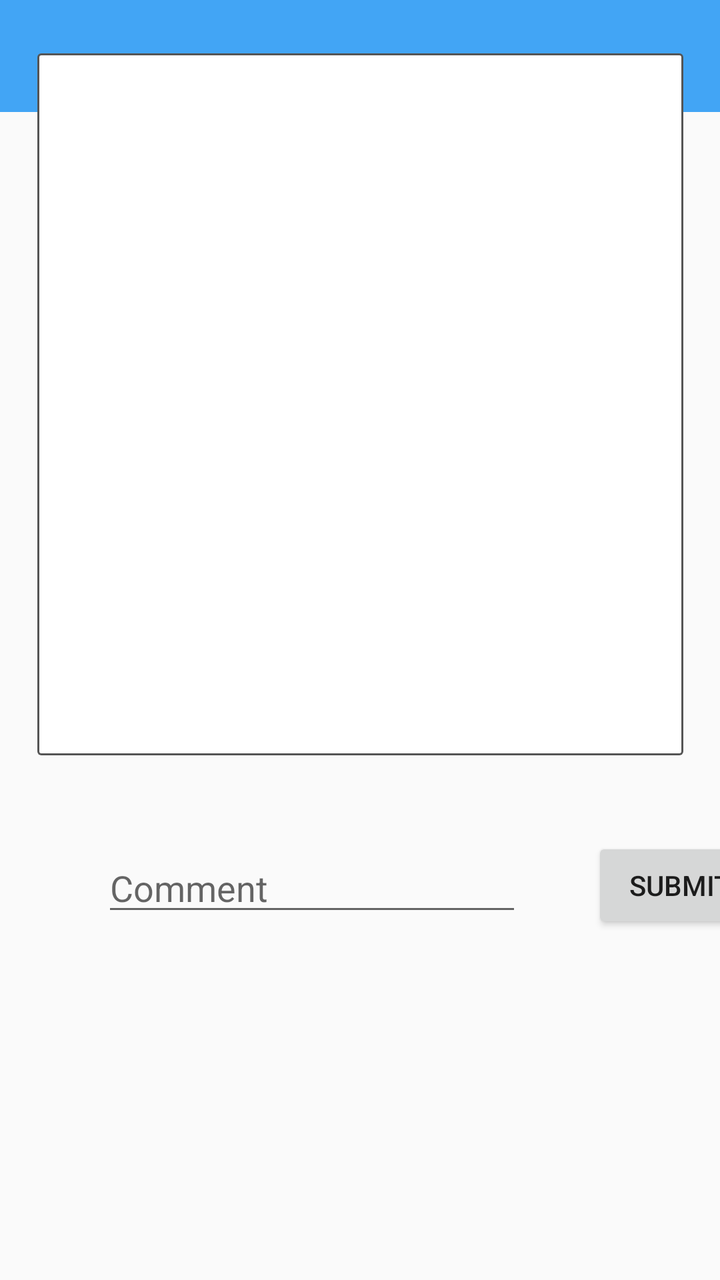
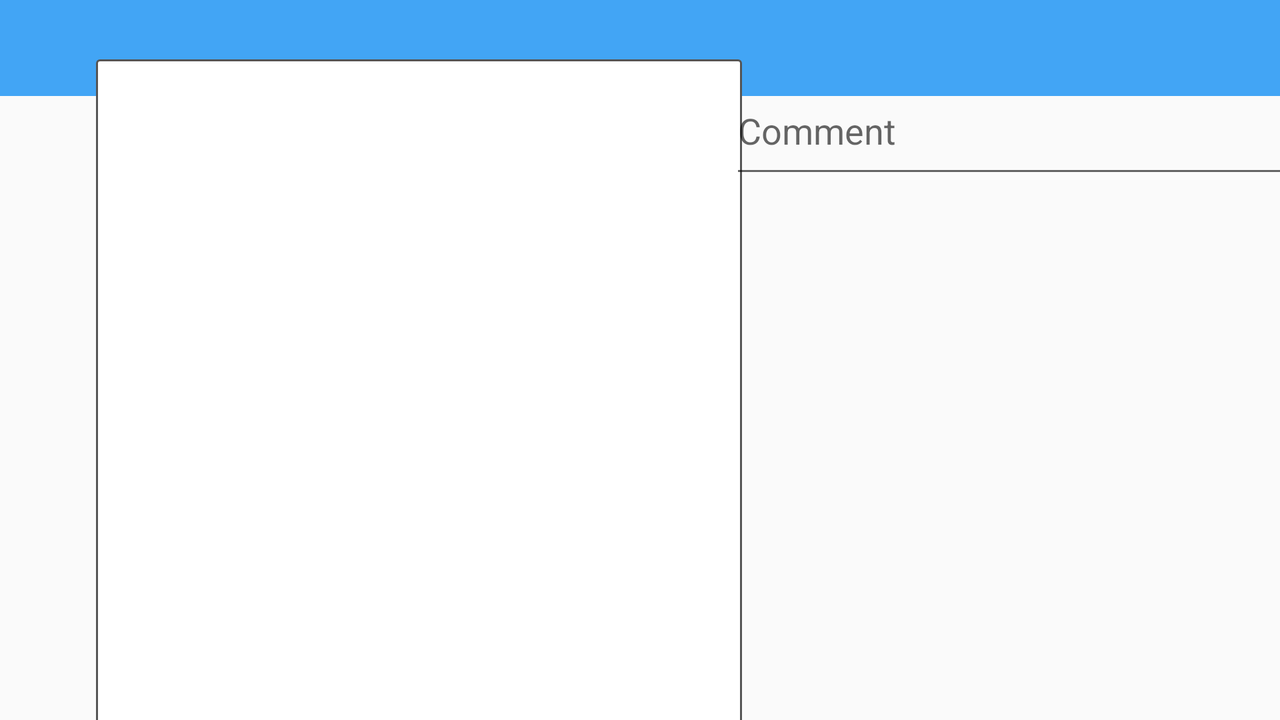

An Android layout and its configuration variant, each rendered on a device that would load it. The default file and the variant file are quoted in full after the pictures.
<!-- AndroidManifest.xml: application theme AppTheme -->
<!-- res/layout/activity_main2.xml -->
<?xml version="1.0" encoding="utf-8"?>
<androidx.constraintlayout.widget.ConstraintLayout xmlns:android="http://schemas.android.com/apk/res/android"
    xmlns:app="http://schemas.android.com/apk/res-auto"
    xmlns:tools="http://schemas.android.com/tools"
    android:layout_width="match_parent"
    android:layout_height="match_parent"
    tools:context=".activities.CommentsActivity">
    <com.google.android.material.appbar.AppBarLayout
        android:layout_width="match_parent"
        android:layout_height="wrap_content"
        android:theme="@style/AppTheme.AppBarOverlay"
        tools:ignore="MissingConstraints">

        <androidx.appcompat.widget.Toolbar
            android:id="@+id/toolbar"
            android:layout_width="match_parent"
            android:layout_height="?attr/actionBarSize"
            android:background="@color/colorPrimary"
            app:popupTheme="@style/AppTheme.PopupOverlay" />

    </com.google.android.material.appbar.AppBarLayout>
    <ImageView
        android:id="@+id/imageView"
        android:layout_width="323dp"
        android:layout_height="351dp"
        android:layout_marginStart="48dp"
        android:layout_marginLeft="48dp"
        android:layout_marginTop="64dp"
        android:layout_marginEnd="48dp"
        android:layout_marginRight="48dp"
        android:layout_marginBottom="300dp"
        app:layout_constraintBottom_toBottomOf="parent"
        app:layout_constraintEnd_toEndOf="parent"
        app:layout_constraintStart_toStartOf="parent"
        app:layout_constraintTop_toTopOf="parent"
        app:srcCompat="@drawable/border_plain"
        android:contentDescription="@string/app_name" />

    <EditText
        android:id="@+id/editText"
        android:layout_width="wrap_content"
        android:layout_height="wrap_content"
        android:layout_marginStart="51dp"
        android:layout_marginLeft="51dp"
        android:layout_marginTop="44dp"
        android:ems="10"
        android:hint="Comment"
        android:gravity="start|top"
        android:inputType="textMultiLine"
        app:layout_constraintStart_toStartOf="parent"
        app:layout_constraintTop_toBottomOf="@+id/imageView" />

    <Button
        android:id="@+id/button"
        android:layout_width="wrap_content"
        android:layout_height="wrap_content"
        android:layout_marginStart="35dp"
        android:layout_marginLeft="35dp"
        android:layout_marginTop="41dp"
        android:text="Submit"
        android:onClick="onSubmit"
        app:layout_constraintStart_toEndOf="@+id/editText"
        app:layout_constraintTop_toBottomOf="@+id/imageView"
        tools:ignore="OnClick" />
</androidx.constraintlayout.widget.ConstraintLayout>
<!-- resources referenced by this layout -->
<resources>
  <color name="colorPrimary">#42A5F5</color>
  <!-- drawable border_plain (drawable) -->
  <?xml version="1.0" encoding="utf-8"?>
  <layer-list xmlns:android="http://schemas.android.com/apk/res/android">
      <item>
          <shape android:shape="rectangle">
              <solid android:color="#555555"/>
              <corners android:radius="2dp" />
          </shape>
      </item>
  
      <item
          android:left="1.0dp"
          android:right="1.0dp"
          android:top="1.0dp"
          android:bottom="1.0dp">
          <shape android:shape="rectangle">
              <solid android:color="@android:color/white"/>
              <corners android:radius="1dp" />
          </shape>
      </item>
  </layer-list>
  <string name="app_name">Simple Image Search</string>
  <style name="AppTheme.AppBarOverlay" parent="ThemeOverlay.AppCompat.Dark.ActionBar" />
  <style name="AppTheme.PopupOverlay" parent="ThemeOverlay.AppCompat.Light" />
  <style name="AppTheme" parent="Theme.AppCompat.Light.DarkActionBar">
          
          <item name="colorPrimary">@color/colorPrimary</item>
          <item name="colorPrimaryDark">@color/colorPrimaryDark</item>
          <item name="colorAccent">@color/colorAccent</item>
      </style>
  <color name="colorPrimaryDark">#2196F3</color>
  <color name="colorAccent">#64B5F6</color>
</resources>
<!-- res/layout-land/activity_main2.xml (the repository's variant of the layout above) -->
<!-- drawn on the phone turned sideways -->
<?xml version="1.0" encoding="utf-8"?>
<androidx.constraintlayout.widget.ConstraintLayout xmlns:android="http://schemas.android.com/apk/res/android"
    xmlns:app="http://schemas.android.com/apk/res-auto"
    xmlns:tools="http://schemas.android.com/tools"
    android:layout_width="match_parent"
    android:layout_height="match_parent"
    tools:context=".activities.CommentsActivity">
    <com.google.android.material.appbar.AppBarLayout
        android:layout_width="match_parent"
        android:layout_height="wrap_content"
        android:theme="@style/AppTheme.AppBarOverlay"
        tools:ignore="MissingConstraints">

        <androidx.appcompat.widget.Toolbar
            android:id="@+id/toolbar"
            android:layout_width="match_parent"
            android:layout_height="?attr/actionBarSize"
            android:background="@color/colorPrimary"
            app:popupTheme="@style/AppTheme.PopupOverlay" />

    </com.google.android.material.appbar.AppBarLayout>

    <ImageView
        android:id="@+id/imageView"
        android:layout_width="323dp"
        android:layout_height="351dp"
        android:layout_marginStart="48dp"
        android:layout_marginLeft="48dp"
        android:layout_marginTop="95dp"
        android:layout_marginEnd="48dp"
        android:layout_marginRight="48dp"
        android:layout_marginBottom="45dp"
        android:contentDescription="@string/app_name"
        app:layout_constraintBottom_toBottomOf="parent"
        app:layout_constraintEnd_toEndOf="parent"
        app:layout_constraintHorizontal_bias="0.0"
        app:layout_constraintStart_toStartOf="parent"
        app:layout_constraintTop_toTopOf="parent"
        app:srcCompat="@drawable/border_plain" />

    <EditText
        android:id="@+id/editText"
        android:layout_width="316dp"
        android:layout_height="51dp"
        android:layout_marginStart="91dp"
        android:layout_marginLeft="91dp"
        android:layout_marginTop="55dp"
        android:layout_marginEnd="56dp"
        android:layout_marginRight="56dp"
        android:layout_marginBottom="50dp"
        android:ems="10"
        android:gravity="start|top"
        android:hint="Comment"
        android:inputType="textMultiLine"
        app:layout_constraintBottom_toTopOf="@+id/button"
        app:layout_constraintEnd_toEndOf="parent"
        app:layout_constraintStart_toEndOf="@+id/imageView"
        app:layout_constraintTop_toTopOf="parent" />

    <Button
        android:id="@+id/button"
        android:layout_width="wrap_content"
        android:layout_height="wrap_content"
        android:layout_marginStart="91dp"
        android:layout_marginLeft="91dp"
        android:layout_marginEnd="181dp"
        android:onClick="onSubmit"
        android:layout_marginRight="181dp"
        android:layout_marginBottom="180dp"
        android:text="Submit"
        app:layout_constraintBottom_toBottomOf="parent"
        app:layout_constraintEnd_toEndOf="parent"
        app:layout_constraintHorizontal_bias="0.0"
        app:layout_constraintStart_toEndOf="@+id/imageView" />
</androidx.constraintlayout.widget.ConstraintLayout>
